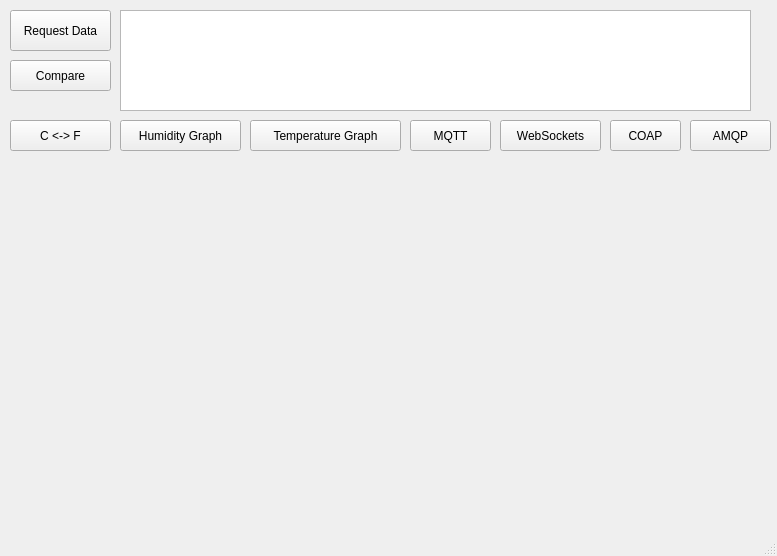
<?xml version="1.0" encoding="UTF-8"?>
<ui version="4.0">
 <class>MainWindow</class>
 <widget class="QMainWindow" name="MainWindow">
  <property name="geometry">
   <rect>
    <x>0</x>
    <y>0</y>
    <width>777</width>
    <height>556</height>
   </rect>
  </property>
  <property name="windowTitle">
   <string>Project1</string>
  </property>
  <property name="windowIcon">
   <iconset>
    <normaloff>../../../../../Project1-EID/pi.jpg</normaloff>../../../../../Project1-EID/pi.jpg</iconset>
  </property>
  <widget class="QWidget" name="centralwidget">
   <widget class="QPushButton" name="request_button">
    <property name="geometry">
     <rect>
      <x>10</x>
      <y>10</y>
      <width>101</width>
      <height>41</height>
     </rect>
    </property>
    <property name="text">
     <string>Request Data</string>
    </property>
   </widget>
   <widget class="QTextEdit" name="text_window">
    <property name="geometry">
     <rect>
      <x>120</x>
      <y>10</y>
      <width>631</width>
      <height>101</height>
     </rect>
    </property>
   </widget>
   <widget class="QWidget" name="gridLayoutWidget">
    <property name="geometry">
     <rect>
      <x>0</x>
      <y>160</y>
      <width>751</width>
      <height>231</height>
     </rect>
    </property>
    <layout class="QGridLayout" name="gridLayout"/>
   </widget>
   <widget class="QPushButton" name="Humgraph_button">
    <property name="geometry">
     <rect>
      <x>120</x>
      <y>120</y>
      <width>121</width>
      <height>31</height>
     </rect>
    </property>
    <property name="text">
     <string>Humidity Graph</string>
    </property>
   </widget>
   <widget class="QPushButton" name="Tempgraph_button">
    <property name="geometry">
     <rect>
      <x>250</x>
      <y>120</y>
      <width>151</width>
      <height>31</height>
     </rect>
    </property>
    <property name="text">
     <string>Temperature Graph</string>
    </property>
   </widget>
   <widget class="QPushButton" name="CtoF_button">
    <property name="geometry">
     <rect>
      <x>10</x>
      <y>120</y>
      <width>101</width>
      <height>31</height>
     </rect>
    </property>
    <property name="text">
     <string>C &lt;-&gt; F</string>
    </property>
   </widget>
   <widget class="QPushButton" name="MQTT_button">
    <property name="geometry">
     <rect>
      <x>410</x>
      <y>120</y>
      <width>81</width>
      <height>31</height>
     </rect>
    </property>
    <property name="text">
     <string>MQTT</string>
    </property>
   </widget>
   <widget class="QPushButton" name="websockets_button">
    <property name="geometry">
     <rect>
      <x>500</x>
      <y>120</y>
      <width>101</width>
      <height>31</height>
     </rect>
    </property>
    <property name="text">
     <string>WebSockets</string>
    </property>
   </widget>
   <widget class="QPushButton" name="COAP_button">
    <property name="geometry">
     <rect>
      <x>610</x>
      <y>120</y>
      <width>71</width>
      <height>31</height>
     </rect>
    </property>
    <property name="text">
     <string>COAP</string>
    </property>
   </widget>
   <widget class="QPushButton" name="compare_button">
    <property name="geometry">
     <rect>
      <x>10</x>
      <y>60</y>
      <width>101</width>
      <height>31</height>
     </rect>
    </property>
    <property name="text">
     <string>Compare</string>
    </property>
   </widget>
   <widget class="QPushButton" name="AMQP_button">
    <property name="geometry">
     <rect>
      <x>690</x>
      <y>120</y>
      <width>81</width>
      <height>31</height>
     </rect>
    </property>
    <property name="text">
     <string>AMQP</string>
    </property>
   </widget>
   <zorder>COAP_button</zorder>
   <zorder>Tempgraph_button</zorder>
   <zorder>request_button</zorder>
   <zorder>text_window</zorder>
   <zorder>gridLayoutWidget</zorder>
   <zorder>Humgraph_button</zorder>
   <zorder>CtoF_button</zorder>
   <zorder>MQTT_button</zorder>
   <zorder>websockets_button</zorder>
   <zorder>compare_button</zorder>
   <zorder>AMQP_button</zorder>
  </widget>
  <widget class="QStatusBar" name="statusbar"/>
 </widget>
 <resources/>
 <connections/>
</ui>
